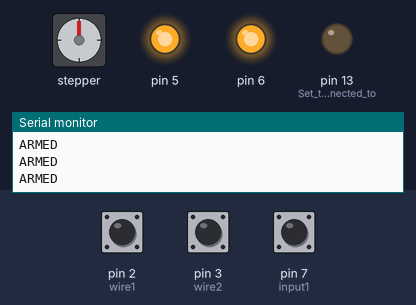
Bench run of a sketch on a simulated Arduino Uno, built with avr-gcc and run on an emulated ATmega328P. Parts: stepper motor, output pins drawn as LEDs (lit = HIGH), the last lines printed to the serial monitor. The inputs (shaded band) are chosen by the test bench; at power-on: pin 2 (wire1) HIGH, pin 3 (wire2) HIGH, pin 7 (input1) HIGH. Stepper angles assume 2048 steps per turn.

Above: at 1.2 s.
1.3 s: pin 2 (wire1) pulled LOW for 0.15 s
At 1.45 s:
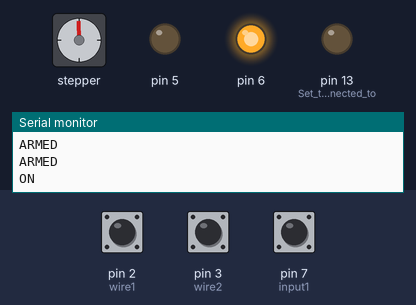
4.3 s: pin 3 (wire2) pulled LOW for 3.2 s
At 7.9 s:
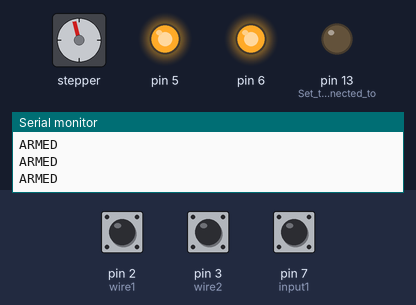
9.0 s: pin 2 (wire1) pulled LOW for 1 s
At 9.45 s:
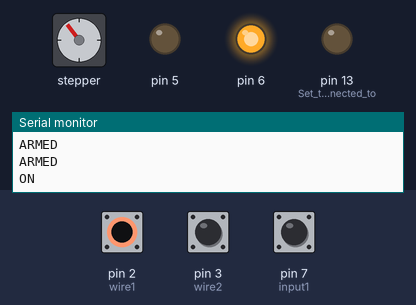
13.0 s: pin 3 (wire2) pulled LOW for 3.2 s
At 15.4 s:
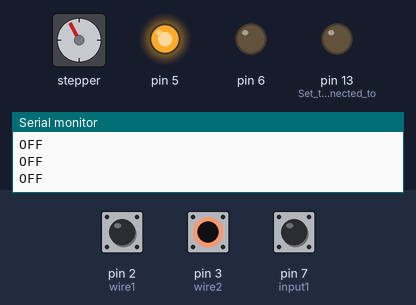
17.7 s: pin 2 (wire1) pulled LOW for 0.15 s
At 18.15 s:
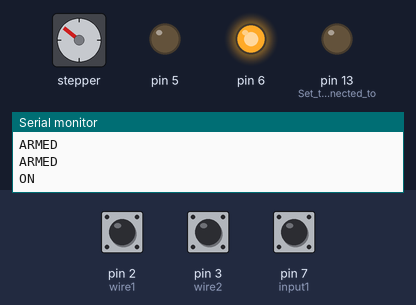
20.8 s: pin 3 (wire2) pulled LOW for 3.2 s
At 25.3 s:
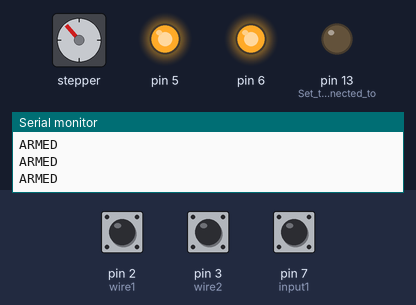
Timing chart, 0 to 26.5 s (numbered marks = the images above; inputs shaded):
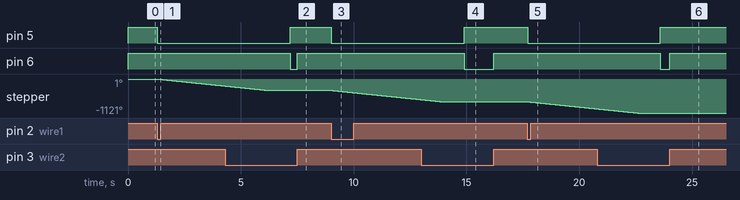

Measured:
- after the input at 1.3 s, pin 5: HIGH → LOW at once; stepper: keeps turning counter-clockwise at about 77°/s, starting at once
- after the input at 4.3 s, pin 6: HIGH → LOW after 2.9 s, → HIGH 0.31 s later
- after the input at 9.0 s, pin 5: HIGH → LOW at once; stepper: keeps turning counter-clockwise at about 77°/s, starting at once
- after the input at 13.0 s, pin 6: HIGH → LOW after 1.9 s, → HIGH 1.3 s later
- after the input at 17.7 s, pin 5: HIGH → LOW at once; stepper: keeps turning counter-clockwise at about 77°/s, starting at once
- after the input at 20.8 s, pin 6: HIGH → LOW after 2.8 s, → HIGH 0.42 s later

The sketch:

Project_MechArms.ino
```cpp
#include <AccelStepper.h>

// Stepper Motor Variables and Setup
#define HALFSTEP 4                                                            // Defines the type of motor as a 4 wire motor
#define motorPin1  9                                                          // IN1 on the ULN2003 driver 1
#define motorPin2  10                                                         // IN2 on the ULN2003 driver 1
#define motorPin3  11                                                         // IN3 on the ULN2003 driver 1
#define motorPin4  12

const int wire1 = 2;
const int wire2 =  3;

const int input1 = 7;
const int input2 = 8;

// IN4 on the ULN2003 driver 1
AccelStepper stepper1(HALFSTEP, motorPin1, motorPin3, motorPin2, motorPin4);  // Initialize with pin sequence IN1-IN3-IN2-IN4 for using the AccelStepper with 28BYJ-48 Motor

// Setup Loop
void setup() {                                                                // Start Setup Loop
// Set motor's maximum speed and acceleration
  stepper1.setMaxSpeed(2000);                                               // Set the maximum speed of the motor
  stepper1.setAcceleration(300000.0);                                         // Set the maximum acceleration of the motor

  pinMode(wire1, INPUT_PULLUP);
  pinMode(wire2, INPUT_PULLUP);

  pinMode(input1, INPUT);
  pinMode(input2, INPUT);

  pinMode(5, OUTPUT);
  pinMode(6, OUTPUT);

// Setup the Arudino's on board LED pin so it can be used to indicate when
// the system is ready to process a signal
  pinMode(LED_BUILTIN, OUTPUT);                                               // Set the pin connected to the arduino's on board LED to an output so it can turn that LED on or off. The Pin is Digital Pin #13

  stepper1.disableOutputs();                                                  // Shut off all power to the motor to extend battery life

  pinMode(2, INPUT_PULLUP);
  Serial.begin(9600);
  // Set the Switch Pin as an input pin that is normally pulled high

}                                                                             // End Setup Loop

void spin_function()
{
  stepper1.disableOutputs();                                                  // Shut off all power to the motor
    stepper1.enableOutputs();                                                 //   Enable the motor controller's outputs
    for (int k = 0; k < 4250; k++) {                                           //   Start For loop: Move the motor counterclockwise one step at a time
      stepper1.move(-1);                                                      //     Set desired position relating to current position -1 = one step counterclockwise from current location
      stepper1.run();                                                         //     Move motor one step towards desired location
      delay (1);                                                              //     Delay 1ms to give the motor time to complete the move
    }                                                                         //   End For loop: Move the hand counterclockwise one step at a time
    //digitalWrite(13,LOW);                                                     //   Turn off on-board LED to indicate that the hand has stopped moving
    stepper1.disableOutputs();                                                //   Shut off all power to the motor
   delay(1000);
  // }
}

void loop() {                                                                 // Start Main Loop

  if ((digitalRead(wire1) == HIGH) && (digitalRead(wire2) == HIGH)){
    Serial.println("ARMED");
    digitalWrite(5, HIGH);
    digitalWrite(6, HIGH);

    //spin_function();

    if ((digitalRead(input1) == LOW) && (digitalRead(input2) == HIGH)){
      Serial.println("SPINNING BOTH");
      spin_function();
    }
  }

  else if ((digitalRead(wire1) == HIGH) && (digitalRead(wire2) == LOW)){
    Serial.println("OFF");
    digitalWrite(5, HIGH);
    digitalWrite(6, LOW);
  }

  else if ((digitalRead(wire1) == LOW) && (digitalRead(wire2) == HIGH)){
    Serial.println("ON");
    digitalWrite(5, LOW);
    digitalWrite(6, HIGH);

    spin_function();
  }
  else {
    Serial.println("ERROR");
  }
}                                                                             // End Main Loop
```
